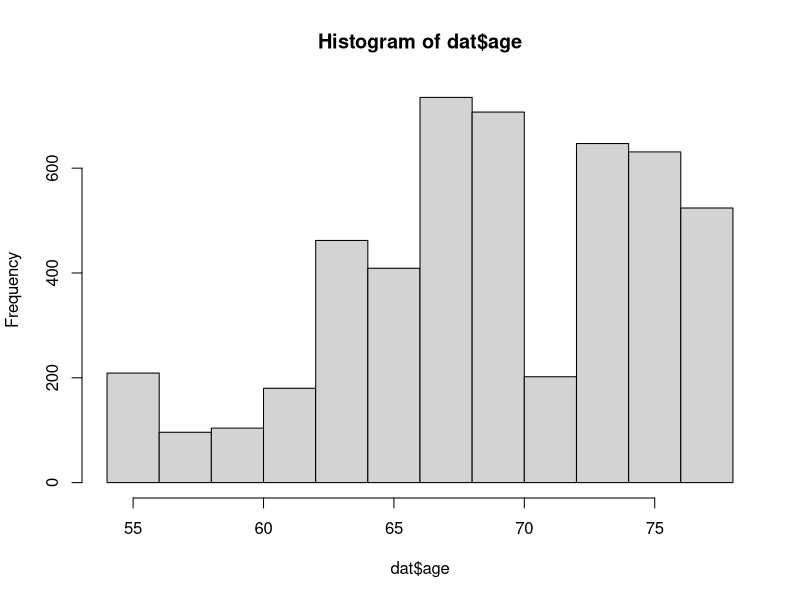
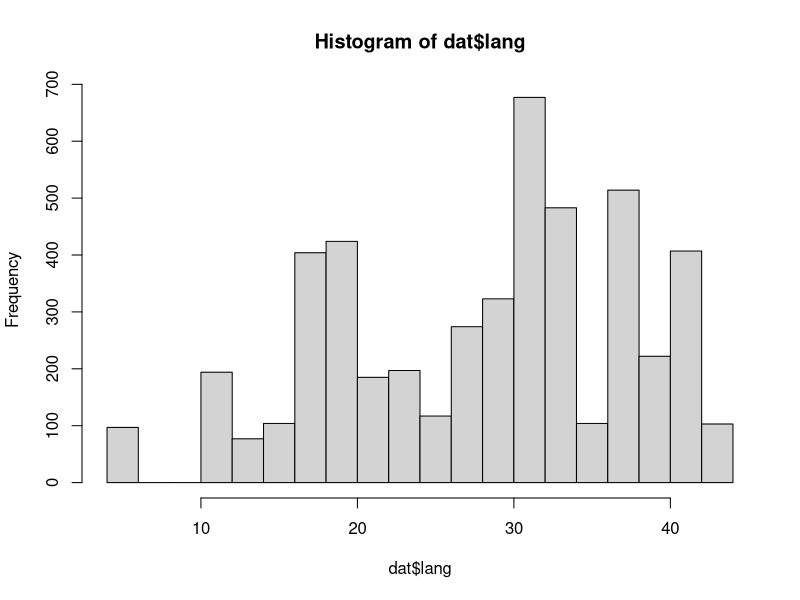
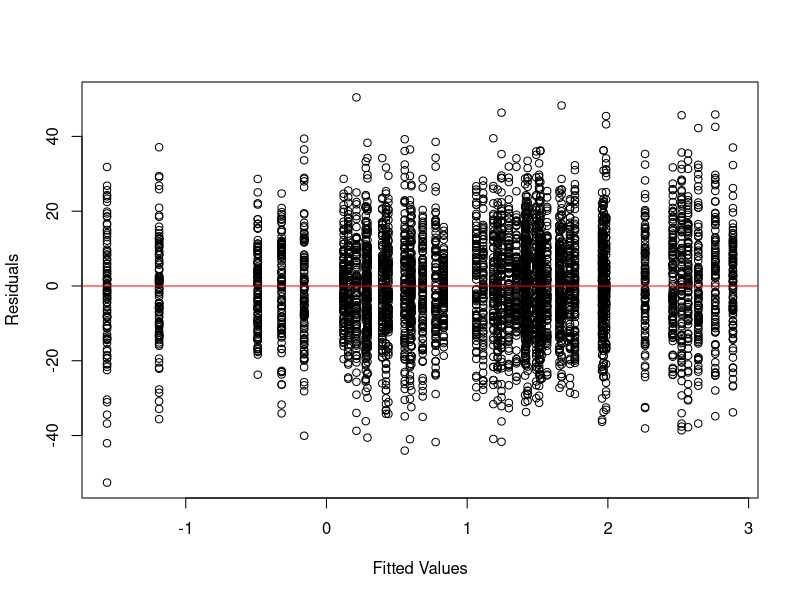
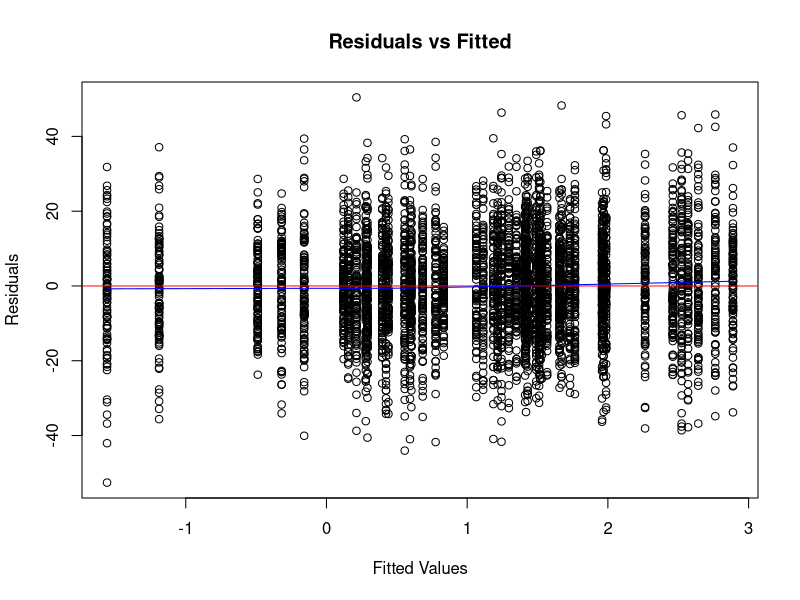
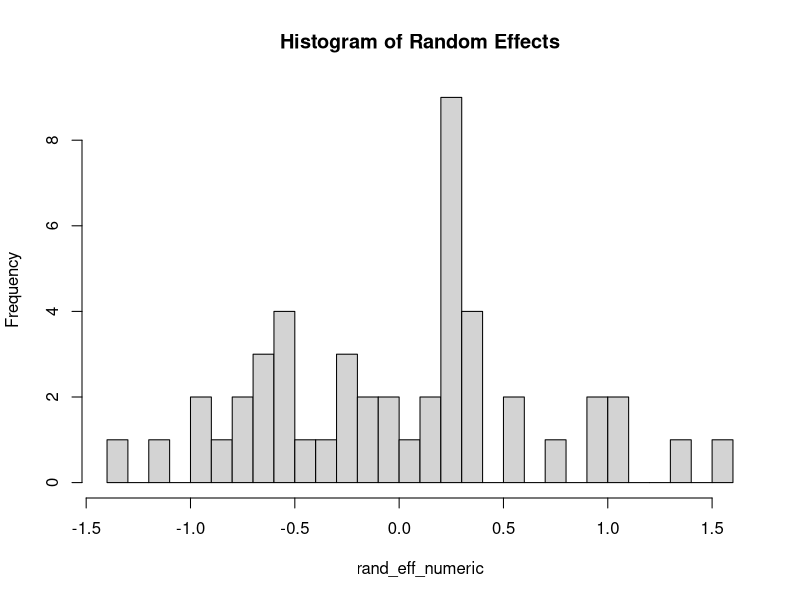
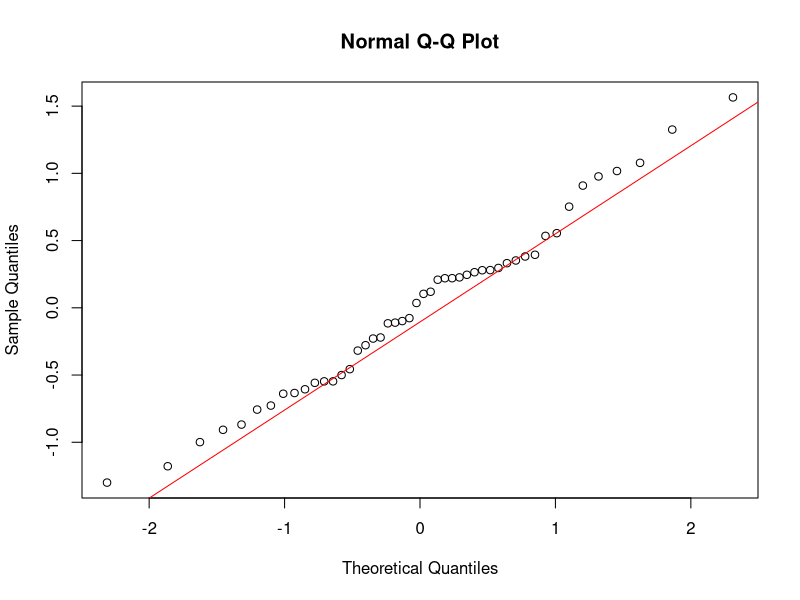
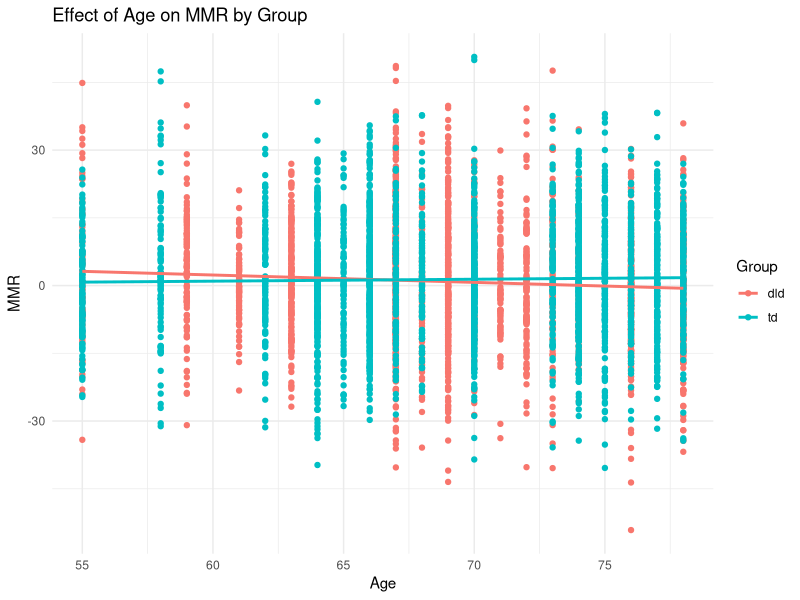

These charts were generated, in order, by the following R code:
########## LMM with MMR #######

#data=tabel_or_st

library(readxl)

dat <- read_excel("table_LMM_MMR.xlsx")

################################################
############# Modeling ########################
################################################

library(lme4)
library(lmerTest)

### 0 model and main effects

mudel_0 <- lmer(mmr~1 + (1|p_no), data=dat)
summary(mudel_0) 

mudel_1 <- lmer(mmr~age + (1|p_no), data=dat)
summary(mudel_1) # trend

mudel_2 <- lmer(mmr~sex + (1|p_no), data=dat)
summary(mudel_2) 

mudel_3 <- lmer(mmr~group + (1|p_no), data=dat)
summary(mudel_3)

mudel_4 <- lmer(mmr~lang + (1|p_no), data=dat)
summary(mudel_4) 

mudel_5 <- lmer(mmr~int + (1|p_no), data=dat)
summary(mudel_5) 

mudel_6 <- lmer(mmr~d_1 + (1|p_no), data=dat)
summary(mudel_6) 

mudel_7 <- lmer(mmr~d_2 + (1|p_no), data=dat)
summary(mudel_7) 


#################################################### Interactions with age ##################################################

mudel_2 <- lmer(mmr~age*sex + (1|p_no), data=dat)
summary(mudel_2) 

mudel_3 <- lmer(mmr~age*group + (1|p_no), data=dat)
summary(mudel_3)
anova(mudel_0, mudel_3) 
AIC(mudel_0, mudel_3) # Zero model is not better

#mudel_4 <- lmer(mmr~age*lang + (1|p_no), data=dat)
#summary(mudel_4)
#anova(mudel_0, mudel_4) 

mudel_5 <- lmer(mmr~age*group + age*int + (1|p_no), data=dat)
summary(mudel_5) 

mudel_6 <- lmer(mmr~age*group + age*d_1 + (1|p_no), data=dat)
summary(mudel_6) 

mudel_7 <- lmer(mmr~age*group +age*d_2 + (1|p_no), data=dat)
summary(mudel_7) 


########################################## Adding main effects to the interaction #################

mudel_0 <- lmer(mmr~1 + (1|p_no), data=dat)
summary(mudel_0)

mudel_1 <- lmer(mmr~age*group + (1|p_no), data=dat)
summary(mudel_1)


# mudel_2 <- lmer(mmr~age*group + lang + (1|p_no), data=dat)
# summary(mudel_2)
# anova(mudel_0, mudel_2) # suurem on erinev
# anova(mudel_1, mudel_2) # suurem on erinev
# library(car)
# vif(mudel_2)


mudel_3 <- lmer(mmr~age*group + sex + (1|p_no), data=dat)
summary(mudel_3)

mudel_4 <- lmer(mmr~age*group + int + (1|p_no), data=dat)
summary(mudel_4)

mudel_5 <- lmer(mmr~age*group + d_1 + (1|p_no), data=dat)
summary(mudel_5)

mudel_6 <- lmer(mmr~age*group + d_2 + (1|p_no), data=dat)
summary(mudel_6)

############################### INteractions with sex #############################################

mudel_3 <- lmer(mmr~ age*group +sex*group + (1|p_no), data=dat)
summary(mudel_3)

mudel_4 <- lmer(mmr~age*group + sex*lang + (1|p_no), data=dat)
summary(mudel_4) 

mudel_5 <- lmer(mmr~age*group + sex*int + (1|p_no), data=dat)
summary(mudel_5) 

mudel_6 <- lmer(mmr~age*group + sex*d_1 + (1|p_no), data=dat)
summary(mudel_6) 

mudel_7 <- lmer(mmr~age*group + sex*d_2 + (1|p_no), data=dat)
summary(mudel_7) 


######################################## INt with group ####################################

mudel_2 <- lmer(mmr~age*group + (1|p_no), data=dat)
summary(mudel_2)

mudel_4 <- lmer(mmr~age*group + group*lang + (1|p_no), data=dat)
summary(mudel_4) 

mudel_5 <- lmer(mmr~age*group + group*int + (1|p_no), data=dat)
summary(mudel_5) 

mudel_6 <- lmer(mmr~age*group + group*d_1 + (1|p_no), data=dat)
summary(mudel_6) 

mudel_7 <- lmer(mmr~age*group + group*d_2 + (1|p_no), data=dat)
summary(mudel_7) 


######################################## Int with int ####################################

mudel_2 <- lmer(mmr~age*group + (1|p_no), data=dat)
summary(mudel_2)

mudel_6 <- lmer(mmr~age*group +int*d_1 + (1|p_no), data=dat)
summary(mudel_6) 

mudel_7 <- lmer(mmr~age*group + int*d_2 + (1|p_no), data=dat)
summary(mudel_7) 

######################################## INt with d_1 ####################################

mudel_2 <- lmer(mmr~age*group + (1|p_no), data=dat)
summary(mudel_2)

mudel_7 <- lmer(mmr~age*group + d_1*d_2 + (1|p_no), data=dat)
summary(mudel_7) #See seos on oluline
anova(mudel_2, mudel_7) # models are not different
AIC(mudel_2, mudel_7) # smaller model is better


####################################################
##### Testing model assumptions AFTER MODELING ####
###################################################

### Normal distribution of variables

hist(dat$age)
shapiro.test(dat$age)

hist(dat$lang)
shapiro.test(dat$lang)


### Normality of residual variance

mudel_2 <- lmer(mmr~age*group + (1|p_no), data=dat)
summary(mudel_2)

shapiro.test(residuals(mudel_2))



### The relationship between the predictors and the dependent variable is assumed to be linear. This can be checked by plotting residuals against fitted values or each predictor.


# Fit a linear mixed model


# Plot residuals against fitted values
plot(fitted(mudel_2), resid(mudel_2), xlab = "Fitted Values", ylab = "Residuals")
abline(h = 0, col = "red")  # Adds a horizontal line at zero

# Ideally, no clear patterns should be visible in these plots, indicating a linear relationship.


##### Homoscedacity

# Assuming `model` is your fitted linear model
residuals <- residuals(mudel_2)
fitted_values <- fitted(mudel_2)

# Plot residuals against fitted values
plot(fitted_values, residuals, xlab = "Fitted Values", ylab = "Residuals", main = "Residuals vs Fitted")
abline(h = 0, col = "red")  # Adds a horizontal line at zero for reference

# Adding a lowess line to see trends
lines(lowess(fitted_values, residuals), col = "blue")


##### Distribution of the random effect

# Extract random effects
rand_eff <- ranef(mudel_2)$p_no

rand_eff_numeric <- as.numeric(unlist(rand_eff))


# Plot histogram
hist(rand_eff_numeric, breaks = 30, main = "Histogram of Random Effects")

# Plot Q-Q plot
qqnorm(rand_eff_numeric)
qqline(rand_eff_numeric, col = "red")

shapiro.test(rand_eff_numeric) #on normaaljaotuses


###################################################
########### Final model ##########################
###################################################


mudel_2<- lmer(mmr~age*group + (1|p_no), data=dat)
summary(mudel_2) 

# Check with GAMM

library(mgcv)

model1 <- gamm(mmr ~ age*group+  s(p_no, bs = "re"), data = dat)
summary(model1$gam)


#### Visualizing model effects

library(ggplot2)

mudel <- lmer(mmr ~ age * group + (1 | p_no), data = dat)

# Plot the effects of age and group on mmr
ggplot(dat, aes(x = age, y = mmr, color = group)) +
  geom_point() +
  geom_smooth(method = "lm", aes(group = group), se = FALSE) +
  labs(title = "Effect of Age on MMR by Group",
       x = "Age",
       y = "MMR",
       color = "Group") +
  theme_minimal()
